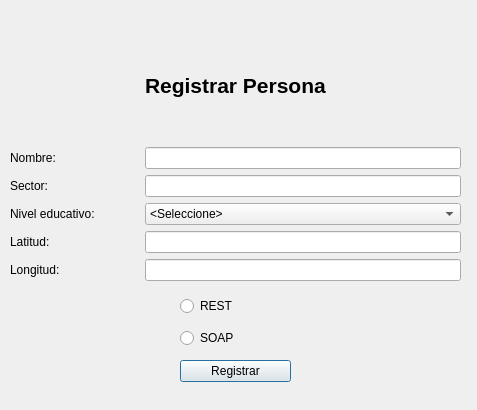
<?xml version="1.0" encoding="UTF-8"?>
<ui version="4.0">
 <class>Dialog</class>
 <widget class="QDialog" name="Dialog">
  <property name="geometry">
   <rect>
    <x>0</x>
    <y>0</y>
    <width>477</width>
    <height>410</height>
   </rect>
  </property>
  <property name="windowTitle">
   <string>Dialog</string>
  </property>
  <widget class="QWidget" name="">
   <property name="geometry">
    <rect>
     <x>10</x>
     <y>30</y>
     <width>451</width>
     <height>251</height>
    </rect>
   </property>
   <layout class="QGridLayout" name="gridLayout">
    <item row="4" column="0">
     <widget class="QLabel" name="lbl_Latitud">
      <property name="font">
       <font>
        <family>Arial</family>
       </font>
      </property>
      <property name="text">
       <string>Latitud: </string>
      </property>
     </widget>
    </item>
    <item row="1" column="0">
     <widget class="QLabel" name="lbl_nombre">
      <property name="font">
       <font>
        <family>Arial</family>
       </font>
      </property>
      <property name="text">
       <string>Nombre: </string>
      </property>
     </widget>
    </item>
    <item row="2" column="1" colspan="2">
     <widget class="QLineEdit" name="txt_sector">
      <property name="font">
       <font>
        <family>Arial</family>
       </font>
      </property>
     </widget>
    </item>
    <item row="5" column="0">
     <widget class="QLabel" name="lbl_Longitud">
      <property name="font">
       <font>
        <family>Arial</family>
       </font>
      </property>
      <property name="text">
       <string>Longitud: </string>
      </property>
     </widget>
    </item>
    <item row="2" column="0">
     <widget class="QLabel" name="lbl_sector">
      <property name="font">
       <font>
        <family>Arial</family>
       </font>
      </property>
      <property name="text">
       <string>Sector: </string>
      </property>
     </widget>
    </item>
    <item row="4" column="1" colspan="2">
     <widget class="QLineEdit" name="txt_latitud">
      <property name="font">
       <font>
        <family>Arial</family>
       </font>
      </property>
     </widget>
    </item>
    <item row="1" column="1" colspan="2">
     <widget class="QLineEdit" name="txt_nombre">
      <property name="font">
       <font>
        <family>Arial</family>
       </font>
      </property>
     </widget>
    </item>
    <item row="5" column="1" colspan="2">
     <widget class="QLineEdit" name="txt_longitud">
      <property name="font">
       <font>
        <family>Arial</family>
       </font>
      </property>
     </widget>
    </item>
    <item row="0" column="1">
     <widget class="QLabel" name="lbl_registro">
      <property name="font">
       <font>
        <family>Arial</family>
        <pointsize>16</pointsize>
        <weight>75</weight>
        <bold>true</bold>
       </font>
      </property>
      <property name="text">
       <string>Registrar Persona</string>
      </property>
     </widget>
    </item>
    <item row="3" column="0">
     <widget class="QLabel" name="lbl_nivel">
      <property name="font">
       <font>
        <family>Arial</family>
       </font>
      </property>
      <property name="text">
       <string>Nivel educativo: </string>
      </property>
     </widget>
    </item>
    <item row="3" column="1" colspan="2">
     <widget class="QComboBox" name="cbx_nivel">
      <property name="font">
       <font>
        <family>Arial</family>
       </font>
      </property>
      <property name="currentText">
       <string>&lt;Seleccione&gt;</string>
      </property>
      <property name="currentIndex">
       <number>0</number>
      </property>
      <item>
       <property name="text">
        <string>&lt;Seleccione&gt;</string>
       </property>
      </item>
      <item>
       <property name="text">
        <string>Básico</string>
       </property>
      </item>
      <item>
       <property name="text">
        <string>Bachiller</string>
       </property>
      </item>
      <item>
       <property name="text">
        <string>Grado Universitario</string>
       </property>
      </item>
      <item>
       <property name="text">
        <string>Posgrado</string>
       </property>
      </item>
      <item>
       <property name="text">
        <string>Doctorado</string>
       </property>
      </item>
     </widget>
    </item>
   </layout>
  </widget>
  <widget class="QWidget" name="">
   <property name="geometry">
    <rect>
     <x>180</x>
     <y>290</y>
     <width>111</width>
     <height>101</height>
    </rect>
   </property>
   <layout class="QVBoxLayout" name="verticalLayout">
    <item>
     <widget class="QRadioButton" name="radioButton">
      <property name="font">
       <font>
        <family>Arial</family>
       </font>
      </property>
      <property name="text">
       <string>REST</string>
      </property>
     </widget>
    </item>
    <item>
     <widget class="QRadioButton" name="radioButton_2">
      <property name="font">
       <font>
        <family>Arial</family>
       </font>
      </property>
      <property name="text">
       <string>SOAP</string>
      </property>
     </widget>
    </item>
    <item>
     <widget class="QPushButton" name="btn_registrar">
      <property name="font">
       <font>
        <family>Arial</family>
       </font>
      </property>
      <property name="text">
       <string>Registrar</string>
      </property>
     </widget>
    </item>
   </layout>
  </widget>
 </widget>
 <resources/>
 <connections/>
</ui>
